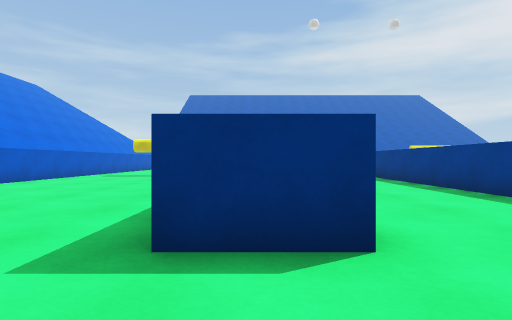
View 1 (above)

24 first-person views from a walk through a scene from a Unity 3-D project. The camera is 0.62 m above the floor, looks level and sees 80° across. The floor is counted in squares, 1 m on a side. Each view is taken from the middle of a square. On the plan, view 1 faces up. The plan holds only what a view shows up to about 9 squares ahead; the rest is blank. The place goes on beyond the plan. The player is left out. Surface patterns are stand-ins for the level's own textures.

View 2
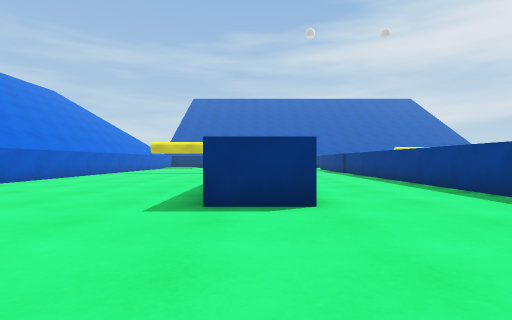

View 3
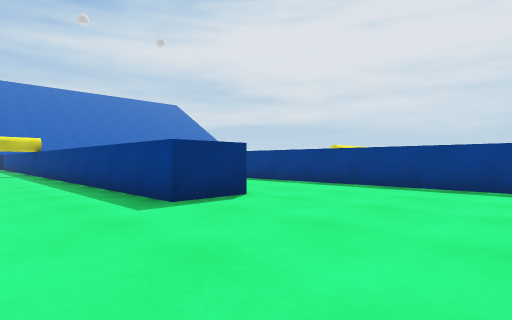

View 4
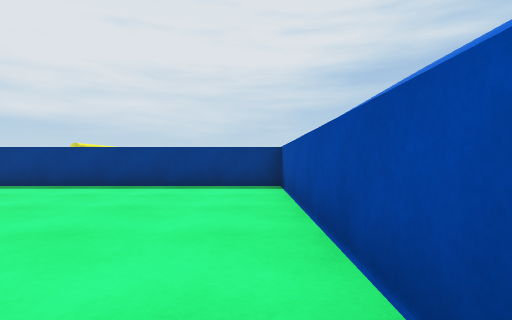

View 5
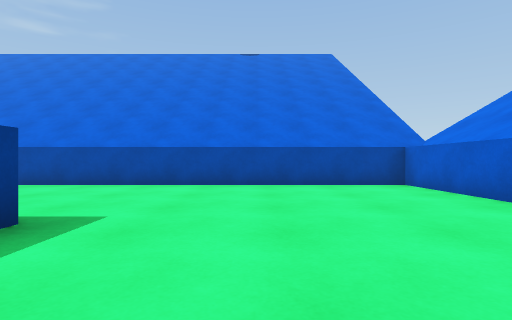

View 6
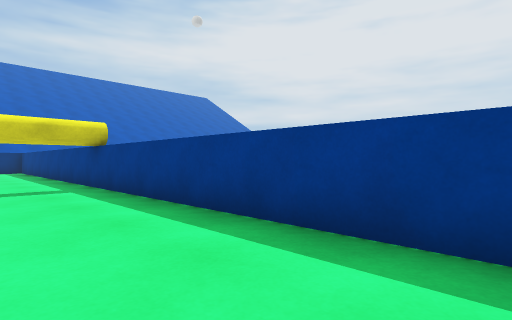

View 7
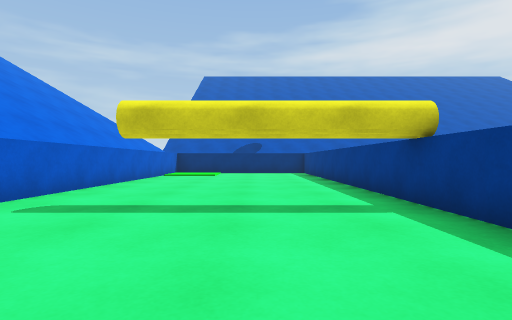

View 8
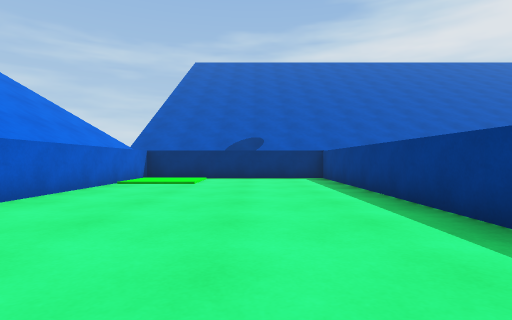

View 9
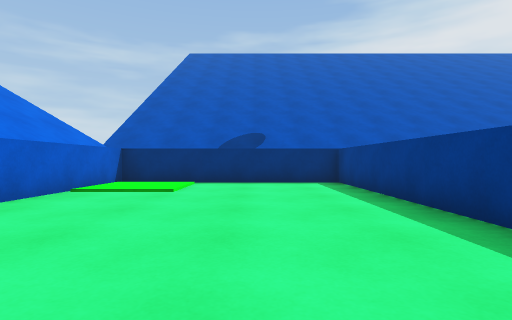

View 10
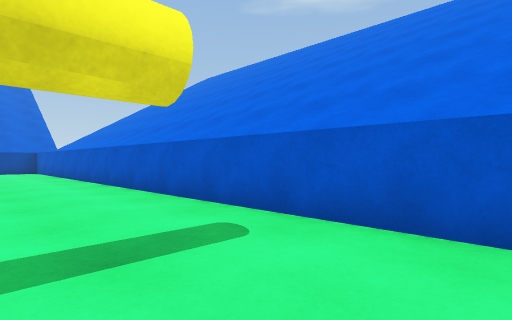

View 11
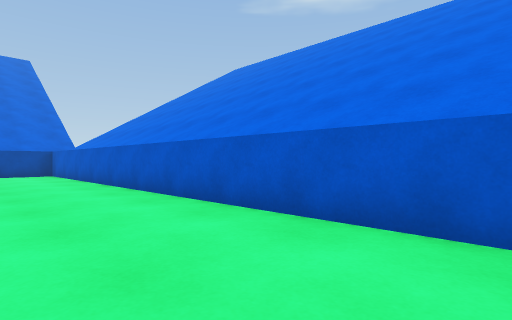

View 12
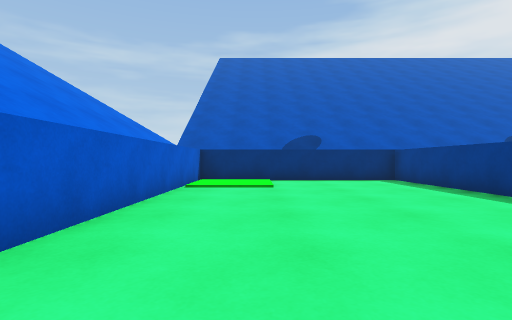

View 13
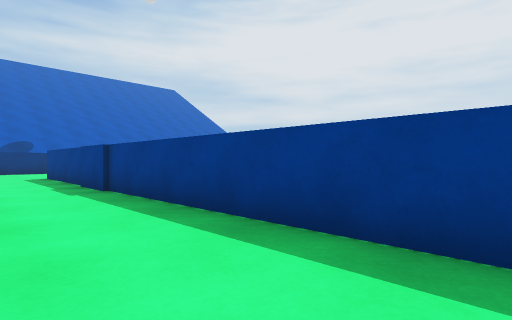

View 14
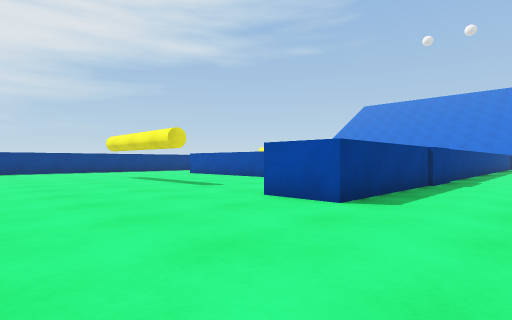

View 15
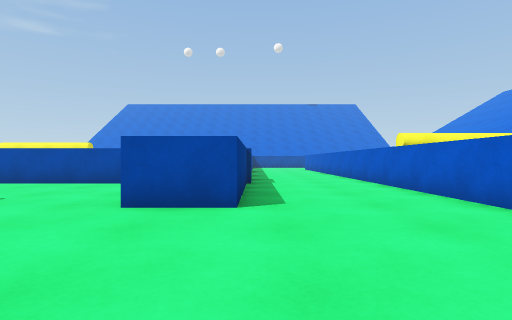

View 16
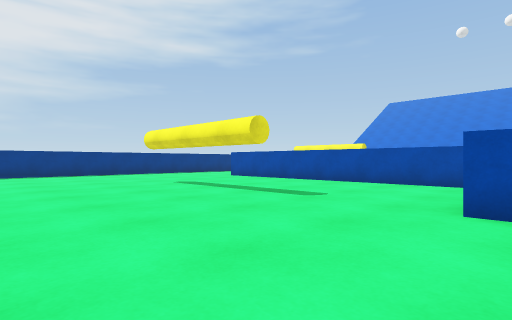

View 17
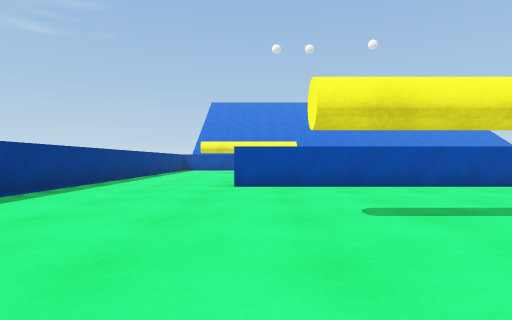

View 18
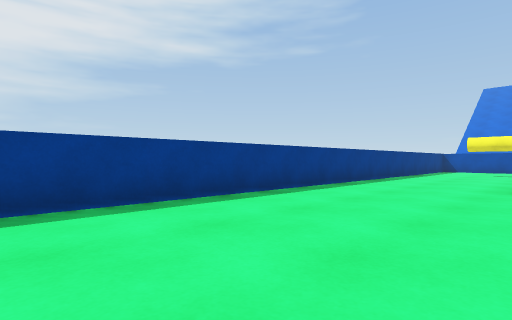

View 19
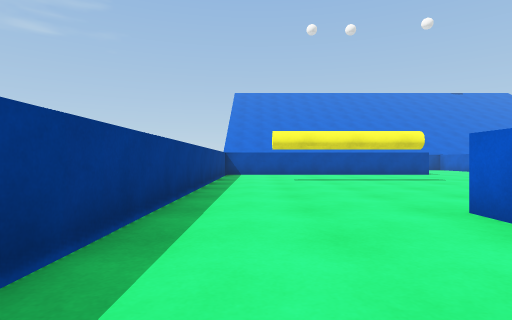

View 20
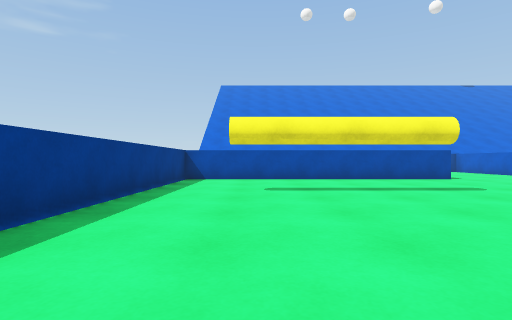

View 21
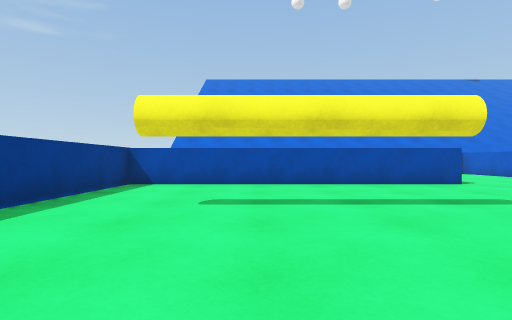

View 22
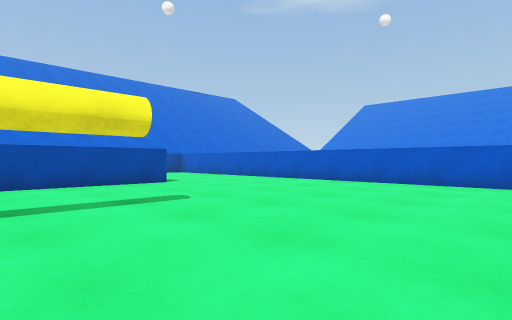

View 23
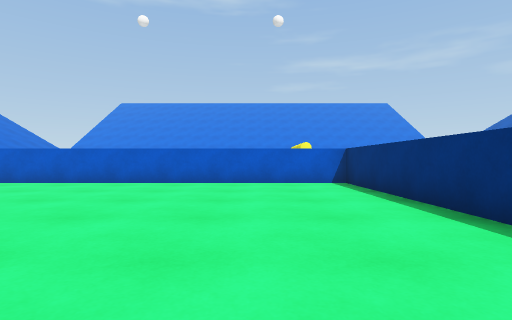

View 24
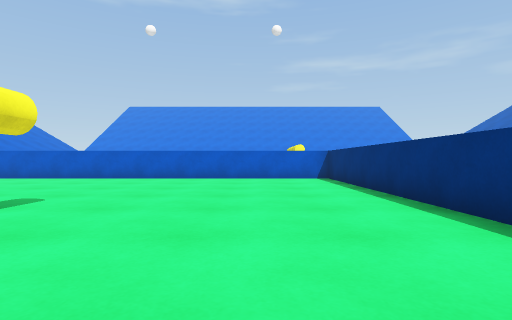

### Floor plan
Points are (right, up) in squares from view 1. A wall is a line through its corners. A room is listed if a view was taken in it or the views show most of it. See-through windows are left out.
Room 1 (views 1, 2, 3, 4, 5, 6, 7, 8, 9, 10, 11, 12, 13)
walls: (0.9, 2.1) (-0.7, 2.1) (-0.7, 22.4) (-6.7, 22.4) (-6.7, -2.6) (4.2, -2.6) (4.2, 18); (0.8, 18.3) (0.8, 13)
ways out: opening at (2.5, 18.5) to room 2
objects: yellow cylinder (-1, 12)
Room 2 (views 14, 15, 16, 17, 18, 19, 20, 21, 22, 23, 24)
walls: (13.1, 12.4) (5.8, 12.4) (5.8, 3); (14.5, 13.1) (14.5, 12.4); (6.5, 13.9) (14.5, 13.9); (9.6, 3.2) (18.3, 3.2) (18.3, 20.6); (4.2, 18) (5.7, 18)
ways out: opening at (2.5, 18.5) to room 1

Positions as (right, up) in squares from view 1, and headings:
1: (0, 0), facing up
2: (0, -2), facing up
3: (-3, -2), facing up-right
4: (-3, -2), facing right
5: (-3, 5), facing down
6: (-3, 5), facing up-right
7: (-3, 8), facing up
8: (-3, 12), facing up
9: (-3, 14), facing up
10: (-4, 14), facing down-left
11: (-4, 11), facing down-left
12: (-5, 13), facing up
13: (2, 6), facing up-right
14: (2, 22), facing down-right
15: (4, 22), facing down
16: (5, 22), facing down-right
17: (14, 21), facing down
18: (14, 21), facing down-right
19: (17, 16), facing down
20: (16, 13), facing down
21: (15, 11), facing down
22: (14, 11), facing down-left
23: (14, 10), facing left
24: (16, 10), facing left
